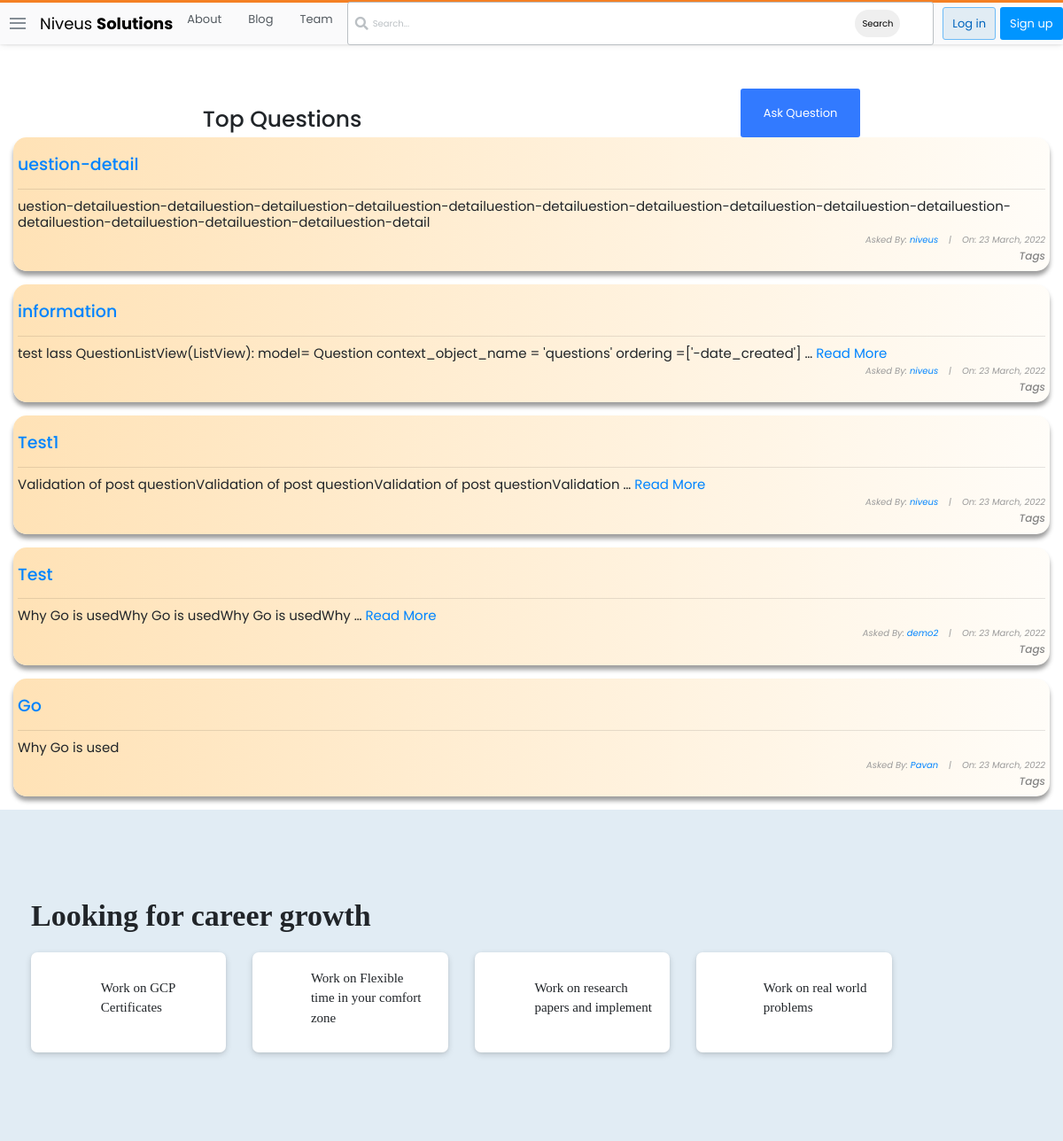
Screenshot of /questions/ with the database file from the repository.
### datainfo/models.py (models this page shows, shortened)
class Question(models.Model):
    user = models.ForeignKey(User, on_delete=models.CASCADE)
    title = models.CharField(max_length=10000)
    content = RichTextField()
    likes = models.ManyToManyField(User,related_name='question_post')
    date_created = models.DateTimeField(default= timezone.now)

### datainfo/views.py (the view)
# urls.py: path('questions/',views.QuestionListView.as_view(),name= 'question_list'),
class QuestionListView(ListView):
    model= Question
    context_object_name = 'questions'
    ordering =['-date_created']
    def get_context_data(self, **kwargs):
        context =super().get_context_data(**kwargs)
        search_input= self.request.GET.get('search-area') or ""
        if search_input:
            context['questions'] = context['questions'].filter(title__icontains = search_input)
            context['search_input'] =search_input
        return context

### datainfo/templates/datainfo/question_list.html (shortened to what this page needs)
{% extends 'base.html' %}
{% block content %}
<!DOCTYPE html>
<html lang="en">
<head>
</head>
<body>
    <div class="container">
        <div id="sub-nav">
            <h1 id="fh1">Top Questions</h1>
            {% if user.is_authenticated %}
            <button class="btn" id="logout-btn"><a id="fa" href="{% url 'datainfo:question-create' %}" style="color: white; text-decoration: none;">Ask Question</a></button>
            {% else %}
            <button class="btn" id="logout-btn"><a id="fa" href="{% url 'login' %}" style="color: white; text-decoration: none;">Ask Question</a></button>
            {% endif %}
        </div>
        <div class="list-question">
            <div class="questions">
                {% for question in questions %}
                <div class="container" style="background: linear-gradient(to right, rgb(255, 226, 182), rgba(255, 166, 0, 0.027)); padding: 5px; box-shadow: rgba(0, 0, 0, 0.383) 0px 5px 5px 0px; border-radius: 15px;" >
                    <div id="title-sec" style="display: flex; align-items: center;">
                        <h3 id="fh3"><a href="{% url 'datainfo:question-detail' question.id %}">{{ question.title }}</a></h3>
                    </div>
                    <hr>
                    {% if question.content|wordcount <= 10 %}
                    <h6 id="fh6" style="text-align: left;">{{ question.content}}</h6>
                    {% else %}
                    <h6 id="fh6" style="text-align: left;">{{ question.content|truncatewords:10}} <a href="{% url 'datainfo:question-detail' question.id%}">Read More</a></h6>
                    {% endif %}
                    <h6 id="fh6" style="font-size: 10px; font-style: italic; color: rgb(155, 155, 155);">Asked By: <a href="{% url 'profile' %}">{{ question.user }}</a>&nbsp;&nbsp;&nbsp; |&nbsp;&nbsp;&nbsp; On: {{question.date_created|date:"j F, Y"}}</h6>
                    <h5 style="text-align: right; font-size: 12px; font-style: italic;">Tags</h5>
                </div> <br>
                {% endfor %}
            </div>
        </div>
    </div>
</body>
</html>
{% endblock content %}

### templates/base.html (shortened to what this page needs)
{% load static %}
<!doctype html>
<html lang="en">
<head>
    <link rel="stylesheet" href="https://cdnjs.cloudflare.com/ajax/libs/font-awesome/5.14.0/css/all.min.css" />
    <link rel="stylesheet" href="https://maxcdn.bootstrapcdn.com/bootstrap/4.0.0/css/bootstrap.min.css">
    <link rel="stylesheet" href="{% static 'main.css' %}">
</head>
<body>
<header>
<div class="nav-container">
    <nav>
        <div class="nav-brand">
            <div class="hamburger-menu-container">
                <div class="hamburger-menu">
                    <div class="line"></div>
                    <div class="line"></div>
                    <div class="line"></div>
                </div>
            </div>
                <a href="{% url 'datainfo:home' %}" style="text-decoration: none; color: black;"><div class="nav-icon-text">Niveus <span class="nav-bold-text">Solutions</span></a>
                </div>
        </div>
        <div class="nav-base-links">
            <ul>
                <li><a href="https://niveussolutions.com/about-niveus/">About</a></li>
                <li><a href="https://niveussolutions.com/blog/">Blog</a></li>
                <li><a href="https://niveussolutions.com/our-team/">Team</a></li>
            </ul>
        </div>
        <div class="nav-search">
            <div class="search-container">
                <i class="fas fa-search"></i>
                <form action="" method="GET">
                    <input type="text" id="" name="search-area" placeholder="Search...">
                    <button type="submit" style="margin-left: 340px; border-radius: 25px; border: none; padding: 8px;">Search</button>
                </form>
            </div>
        </div>
        <div class="nav-right-buttons">
            {% if user.is_authenticated %}
                <a href="{% url 'logout' %}" class="btn btn-login">Logout</a>
                <a href="{% url 'profile' %}" class="btn btn-register">Profile</a>
            {% else %}
                <a href="{% url 'login' %}" class="btn btn-login">Log in</a>
               <a href="{% url 'register' %}" class="btn btn-register">Sign up</a>
            {% endif %}
        </div>
</header>
{% block content %}
{% endblock content %}
<section class="jobs">
    <div class="container">
        <div class="jobs-content">
            <h3 class="jobs-title">Looking for career growth</h3>
            <div class="jobs-body">
                    <div class="jobs-items">
                        <div class="column">
                            <div class="jobs-item">
                                <p class="jobs-item-description">Work on GCP Certificates</p>
                            </div>
                            <div class="jobs-item">
                                <p class="jobs-item-description">Work on Flexible time in your comfort zone</p>
                            </div>
                        </div>
                        <div class="column">
                            <div class="jobs-item">
                                <p class="jobs-item-description">Work on research papers and implement</p>
                            </div>
                            <div class="jobs-item">
                                <p class="jobs-item-description">Work on real world problems</p>
                            </div>
                        </div>
                    </div>
            </div>
        </div>
    </div>
</section>
</body>
</html>

### datainfo/templates/datainfo/question_list.html (style rules this page uses)
body { margin-top: 100px; font-family: 'Poppins', sans-serif; }
#fh1 { margin-top: 20px; }
#sub-nav { display: flex; justify-content: space-around; }
#logout-btn { background-color: rgb(50, 122, 255); }
#fh3 { text-align: left; font-size: 19px; padding-top: 15px; }
#fh6 { text-align: right; font-size: 15px; font-weight: normal; }
a { color: rgb(0, 132, 255); }
h5 { color: rgb(133, 133, 133); }

### rows the page displays
Question: title "uestion-detail", content "uestion-detailuestion-detailuestion-detailuestion-detailuestion-detailuestion-detailuestion-detailuestion-detailuestion-detailuestion-detailuestion-detailuestion-detailuestion-detailuestion-detailuestion-detail", user "niveus", date_created "23 March, 2022"
Question: title "information", content "test lass QuestionListView(ListView): model= Question context_object_name = 'questions' ordering =['-date_created'] …", user "niveus", date_created "23 March, 2022"
Question: title "Test1", content "Validation of post questionValidation of post questionValidation of post questionValidation …", user "niveus", date_created "23 March, 2022"
Question: title "Test", content "Why Go is usedWhy Go is usedWhy Go is usedWhy …", user "demo2", date_created "23 March, 2022"
Question: title "Go", content "Why Go is used", user "Pavan", date_created "23 March, 2022"
